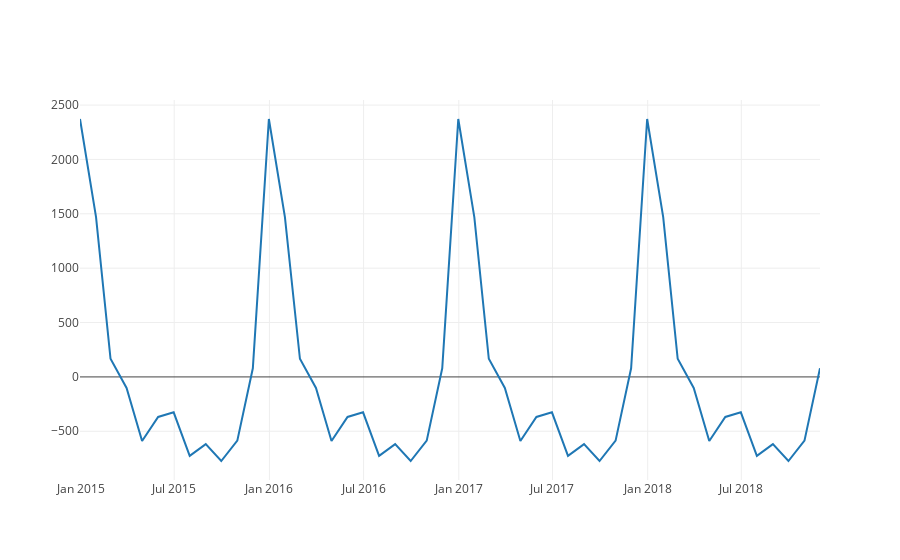

The notebook cell saved with this chart:
### Code cell
iplot([go.Scatter(x=series.index, y=result.seasonal, mode='lines')])
